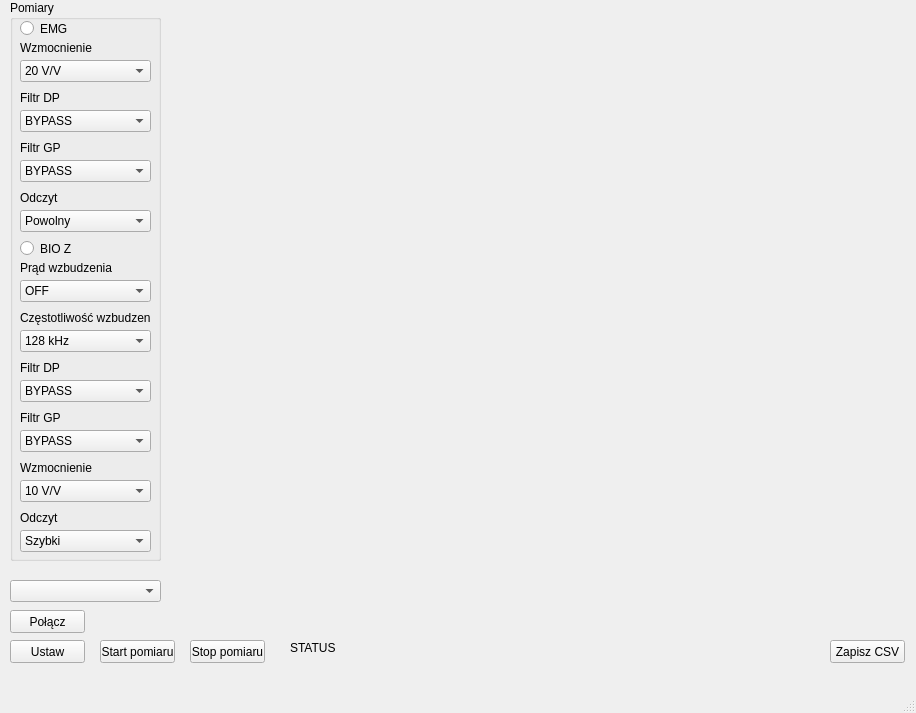
<?xml version="1.0" encoding="UTF-8"?>
<ui version="4.0">
 <class>MainWindow</class>
 <widget class="QMainWindow" name="MainWindow">
  <property name="geometry">
   <rect>
    <x>0</x>
    <y>0</y>
    <width>916</width>
    <height>713</height>
   </rect>
  </property>
  <property name="windowTitle">
   <string>MainWindow</string>
  </property>
  <widget class="QWidget" name="centralwidget">
   <widget class="QComboBox" name="comboBoxPorts">
    <property name="geometry">
     <rect>
      <x>10</x>
      <y>580</y>
      <width>151</width>
      <height>22</height>
     </rect>
    </property>
   </widget>
   <widget class="QPushButton" name="pushButtonConnect">
    <property name="geometry">
     <rect>
      <x>10</x>
      <y>610</y>
      <width>75</width>
      <height>23</height>
     </rect>
    </property>
    <property name="text">
     <string>Połącz</string>
    </property>
   </widget>
   <widget class="QGroupBox" name="groupBoxMeasurements">
    <property name="geometry">
     <rect>
      <x>10</x>
      <y>0</y>
      <width>151</width>
      <height>561</height>
     </rect>
    </property>
    <property name="title">
     <string>Pomiary</string>
    </property>
    <widget class="QRadioButton" name="radioButtonEMGMeasure">
     <property name="geometry">
      <rect>
       <x>10</x>
       <y>20</y>
       <width>82</width>
       <height>17</height>
      </rect>
     </property>
     <property name="text">
      <string>EMG</string>
     </property>
    </widget>
    <widget class="QRadioButton" name="radioButtonBIOZMeasure">
     <property name="geometry">
      <rect>
       <x>10</x>
       <y>240</y>
       <width>82</width>
       <height>17</height>
      </rect>
     </property>
     <property name="text">
      <string>BIO Z</string>
     </property>
    </widget>
    <widget class="QComboBox" name="comboBoxEMGGAIN">
     <property name="geometry">
      <rect>
       <x>10</x>
       <y>60</y>
       <width>131</width>
       <height>22</height>
      </rect>
     </property>
     <item>
      <property name="text">
       <string>20 V/V</string>
      </property>
     </item>
     <item>
      <property name="text">
       <string>40 V/V</string>
      </property>
     </item>
     <item>
      <property name="text">
       <string>80 V/V</string>
      </property>
     </item>
     <item>
      <property name="text">
       <string>160 V/V</string>
      </property>
     </item>
    </widget>
    <widget class="QLabel" name="label">
     <property name="geometry">
      <rect>
       <x>10</x>
       <y>40</y>
       <width>121</width>
       <height>16</height>
      </rect>
     </property>
     <property name="text">
      <string>Wzmocnienie</string>
     </property>
    </widget>
    <widget class="QLabel" name="label_2">
     <property name="geometry">
      <rect>
       <x>10</x>
       <y>90</y>
       <width>131</width>
       <height>16</height>
      </rect>
     </property>
     <property name="text">
      <string>Filtr DP</string>
     </property>
    </widget>
    <widget class="QComboBox" name="comboBoxEMGLPF">
     <property name="geometry">
      <rect>
       <x>10</x>
       <y>110</y>
       <width>131</width>
       <height>22</height>
      </rect>
     </property>
     <item>
      <property name="text">
       <string>BYPASS</string>
      </property>
     </item>
     <item>
      <property name="text">
       <string>40 Hz</string>
      </property>
     </item>
     <item>
      <property name="text">
       <string>100 Hz</string>
      </property>
     </item>
     <item>
      <property name="text">
       <string>150 Hz</string>
      </property>
     </item>
    </widget>
    <widget class="QLabel" name="label_3">
     <property name="geometry">
      <rect>
       <x>10</x>
       <y>140</y>
       <width>131</width>
       <height>16</height>
      </rect>
     </property>
     <property name="text">
      <string>Filtr GP</string>
     </property>
    </widget>
    <widget class="QComboBox" name="comboBoxEMGHPF">
     <property name="geometry">
      <rect>
       <x>10</x>
       <y>160</y>
       <width>131</width>
       <height>22</height>
      </rect>
     </property>
     <item>
      <property name="text">
       <string>BYPASS</string>
      </property>
     </item>
     <item>
      <property name="text">
       <string>0.5 Hz</string>
      </property>
     </item>
    </widget>
    <widget class="QLabel" name="label_4">
     <property name="geometry">
      <rect>
       <x>10</x>
       <y>190</y>
       <width>121</width>
       <height>16</height>
      </rect>
     </property>
     <property name="text">
      <string>Odczyt</string>
     </property>
    </widget>
    <widget class="QComboBox" name="comboBoxEMGRATE">
     <property name="geometry">
      <rect>
       <x>10</x>
       <y>210</y>
       <width>131</width>
       <height>22</height>
      </rect>
     </property>
     <item>
      <property name="text">
       <string>Powolny</string>
      </property>
     </item>
     <item>
      <property name="text">
       <string>Normalny</string>
      </property>
     </item>
     <item>
      <property name="text">
       <string>Szybki</string>
      </property>
     </item>
    </widget>
    <widget class="QLabel" name="label_5">
     <property name="geometry">
      <rect>
       <x>10</x>
       <y>260</y>
       <width>121</width>
       <height>16</height>
      </rect>
     </property>
     <property name="text">
      <string>Prąd wzbudzenia</string>
     </property>
    </widget>
    <widget class="QComboBox" name="comboBoxBIOZCURRMAG">
     <property name="geometry">
      <rect>
       <x>10</x>
       <y>280</y>
       <width>131</width>
       <height>22</height>
      </rect>
     </property>
     <item>
      <property name="text">
       <string>OFF</string>
      </property>
     </item>
     <item>
      <property name="text">
       <string>8 uA</string>
      </property>
     </item>
     <item>
      <property name="text">
       <string>16 uA</string>
      </property>
     </item>
     <item>
      <property name="text">
       <string>32 uA</string>
      </property>
     </item>
     <item>
      <property name="text">
       <string>48 uA</string>
      </property>
     </item>
     <item>
      <property name="text">
       <string>64 uA</string>
      </property>
     </item>
     <item>
      <property name="text">
       <string>80 uA</string>
      </property>
     </item>
     <item>
      <property name="text">
       <string>96 uA</string>
      </property>
     </item>
    </widget>
    <widget class="QLabel" name="label_6">
     <property name="geometry">
      <rect>
       <x>10</x>
       <y>310</y>
       <width>131</width>
       <height>16</height>
      </rect>
     </property>
     <property name="text">
      <string>Częstotliwość wzbudzenia</string>
     </property>
    </widget>
    <widget class="QComboBox" name="comboBoxBIOZCURRFREQ">
     <property name="geometry">
      <rect>
       <x>10</x>
       <y>330</y>
       <width>131</width>
       <height>22</height>
      </rect>
     </property>
     <item>
      <property name="text">
       <string>128 kHz</string>
      </property>
     </item>
     <item>
      <property name="text">
       <string>80 kHz</string>
      </property>
     </item>
     <item>
      <property name="text">
       <string>40 kHz</string>
      </property>
     </item>
     <item>
      <property name="text">
       <string>10 kHz</string>
      </property>
     </item>
     <item>
      <property name="text">
       <string>8 kHz</string>
      </property>
     </item>
     <item>
      <property name="text">
       <string>4 kHz</string>
      </property>
     </item>
     <item>
      <property name="text">
       <string>2 kHz</string>
      </property>
     </item>
     <item>
      <property name="text">
       <string>1 kHz</string>
      </property>
     </item>
     <item>
      <property name="text">
       <string>500 Hz</string>
      </property>
     </item>
     <item>
      <property name="text">
       <string>250 Hz</string>
      </property>
     </item>
     <item>
      <property name="text">
       <string>125 Hz</string>
      </property>
     </item>
    </widget>
    <widget class="QLabel" name="label_7">
     <property name="geometry">
      <rect>
       <x>10</x>
       <y>360</y>
       <width>131</width>
       <height>16</height>
      </rect>
     </property>
     <property name="text">
      <string>Filtr DP</string>
     </property>
    </widget>
    <widget class="QComboBox" name="comboBoxBIOZHPF">
     <property name="geometry">
      <rect>
       <x>10</x>
       <y>430</y>
       <width>131</width>
       <height>22</height>
      </rect>
     </property>
     <item>
      <property name="text">
       <string>BYPASS</string>
      </property>
     </item>
     <item>
      <property name="text">
       <string>125 Hz</string>
      </property>
     </item>
     <item>
      <property name="text">
       <string>300 Hz</string>
      </property>
     </item>
     <item>
      <property name="text">
       <string>800 Hz</string>
      </property>
     </item>
     <item>
      <property name="text">
       <string>2000 Hz</string>
      </property>
     </item>
     <item>
      <property name="text">
       <string>3700 Hz</string>
      </property>
     </item>
     <item>
      <property name="text">
       <string>7200 Hz</string>
      </property>
     </item>
    </widget>
    <widget class="QLabel" name="label_8">
     <property name="geometry">
      <rect>
       <x>10</x>
       <y>410</y>
       <width>131</width>
       <height>16</height>
      </rect>
     </property>
     <property name="text">
      <string>Filtr GP</string>
     </property>
    </widget>
    <widget class="QComboBox" name="comboBoxBIOZLPF">
     <property name="geometry">
      <rect>
       <x>10</x>
       <y>380</y>
       <width>131</width>
       <height>22</height>
      </rect>
     </property>
     <item>
      <property name="text">
       <string>BYPASS</string>
      </property>
     </item>
     <item>
      <property name="text">
       <string>4 Hz</string>
      </property>
     </item>
     <item>
      <property name="text">
       <string>8 Hz</string>
      </property>
     </item>
     <item>
      <property name="text">
       <string>16 Hz</string>
      </property>
     </item>
    </widget>
    <widget class="QLabel" name="label_9">
     <property name="geometry">
      <rect>
       <x>10</x>
       <y>460</y>
       <width>131</width>
       <height>16</height>
      </rect>
     </property>
     <property name="text">
      <string>Wzmocnienie</string>
     </property>
    </widget>
    <widget class="QComboBox" name="comboBoxBIOZGAIN">
     <property name="geometry">
      <rect>
       <x>10</x>
       <y>480</y>
       <width>131</width>
       <height>22</height>
      </rect>
     </property>
     <item>
      <property name="text">
       <string>10 V/V</string>
      </property>
     </item>
     <item>
      <property name="text">
       <string>20 V/V</string>
      </property>
     </item>
     <item>
      <property name="text">
       <string>40 V/V</string>
      </property>
     </item>
     <item>
      <property name="text">
       <string>80 V/V</string>
      </property>
     </item>
    </widget>
    <widget class="QLabel" name="label_10">
     <property name="geometry">
      <rect>
       <x>10</x>
       <y>510</y>
       <width>121</width>
       <height>16</height>
      </rect>
     </property>
     <property name="text">
      <string>Odczyt</string>
     </property>
    </widget>
    <widget class="QComboBox" name="comboBoxBIOZGAIN_2">
     <property name="geometry">
      <rect>
       <x>10</x>
       <y>530</y>
       <width>131</width>
       <height>22</height>
      </rect>
     </property>
     <item>
      <property name="text">
       <string>Szybki</string>
      </property>
     </item>
     <item>
      <property name="text">
       <string>Powolny</string>
      </property>
     </item>
    </widget>
   </widget>
   <widget class="QChartView" name="Graph" native="true">
    <property name="geometry">
     <rect>
      <x>170</x>
      <y>10</y>
      <width>731</width>
      <height>621</height>
     </rect>
    </property>
   </widget>
   <widget class="QPushButton" name="pushButton">
    <property name="geometry">
     <rect>
      <x>10</x>
      <y>640</y>
      <width>75</width>
      <height>23</height>
     </rect>
    </property>
    <property name="text">
     <string>Ustaw</string>
    </property>
   </widget>
   <widget class="QPushButton" name="pushButton_2">
    <property name="geometry">
     <rect>
      <x>100</x>
      <y>640</y>
      <width>75</width>
      <height>23</height>
     </rect>
    </property>
    <property name="text">
     <string>Start pomiaru</string>
    </property>
   </widget>
   <widget class="QPushButton" name="pushButton_3">
    <property name="geometry">
     <rect>
      <x>190</x>
      <y>640</y>
      <width>75</width>
      <height>23</height>
     </rect>
    </property>
    <property name="text">
     <string>Stop pomiaru</string>
    </property>
   </widget>
   <widget class="QPushButton" name="pushButton_4">
    <property name="geometry">
     <rect>
      <x>830</x>
      <y>640</y>
      <width>75</width>
      <height>23</height>
     </rect>
    </property>
    <property name="text">
     <string>Zapisz CSV</string>
    </property>
   </widget>
   <widget class="QLabel" name="statusBar">
    <property name="geometry">
     <rect>
      <x>290</x>
      <y>640</y>
      <width>521</width>
      <height>16</height>
     </rect>
    </property>
    <property name="text">
     <string>STATUS</string>
    </property>
   </widget>
  </widget>
  <widget class="QMenuBar" name="menubar">
   <property name="geometry">
    <rect>
     <x>0</x>
     <y>0</y>
     <width>916</width>
     <height>21</height>
    </rect>
   </property>
  </widget>
  <widget class="QStatusBar" name="statusbar"/>
 </widget>
 <customwidgets>
  <customwidget>
   <class>QChartView</class>
   <extends>QWidget</extends>
   <header>PyQt5.QtChart</header>
   <container>1</container>
  </customwidget>
 </customwidgets>
 <resources/>
 <connections/>
</ui>
